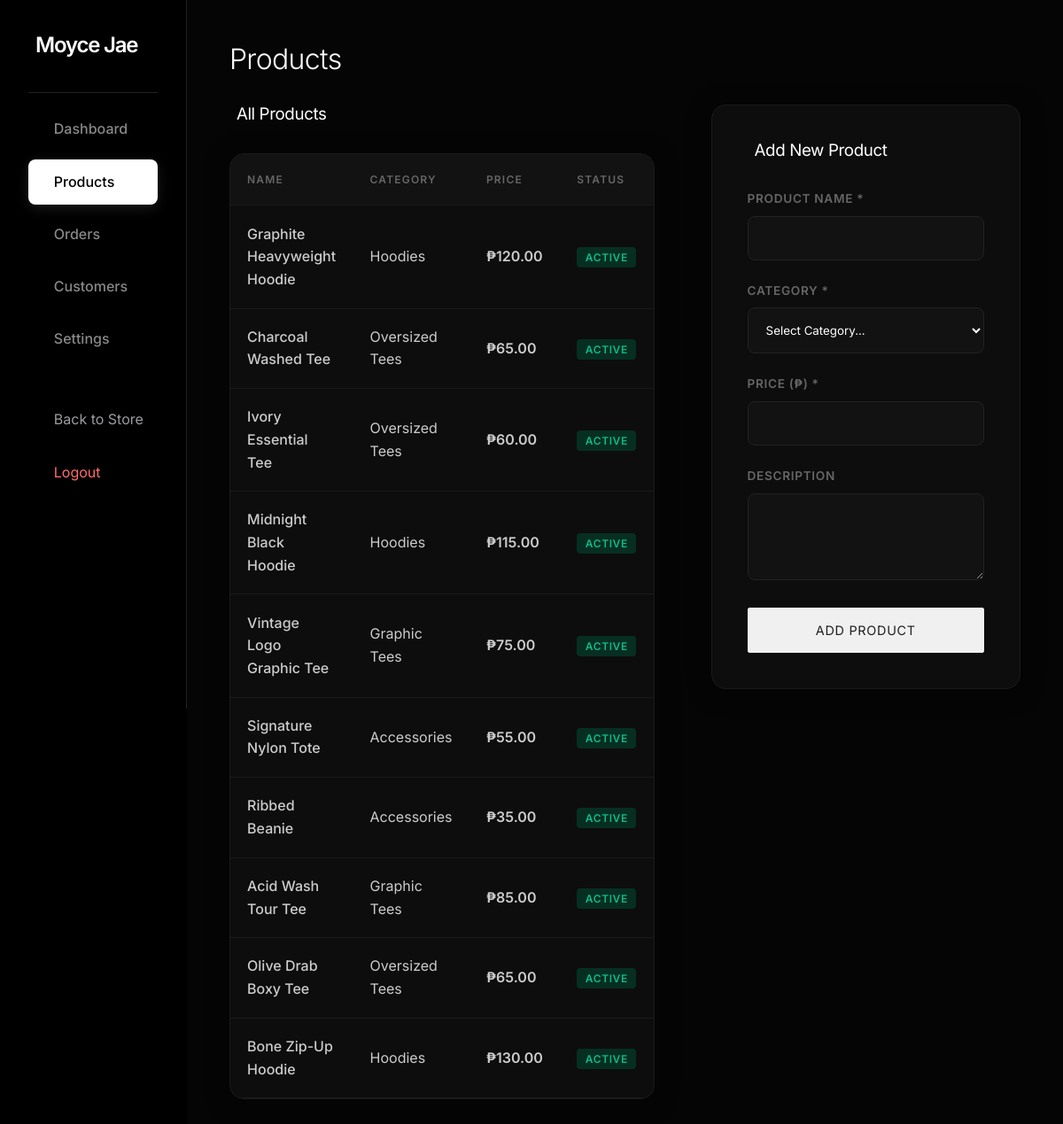
/admin/products.php (signed in), run on the app's committed database.
### tables this page shows
CREATE TABLE IF NOT EXISTS products (
    id INT AUTO_INCREMENT PRIMARY KEY,
    category_id INT,
    name VARCHAR(255) NOT NULL,
    slug VARCHAR(255) UNIQUE NOT NULL,
    description TEXT,
    price DECIMAL(10, 2) NOT NULL,
    compare_price DECIMAL(10, 2),
    is_active BOOLEAN DEFAULT true,
    is_featured BOOLEAN DEFAULT false,
    created_at TIMESTAMP DEFAULT CURRENT_TIMESTAMP,
    FOREIGN KEY (category_id) REFERENCES categories(id) ON DELETE SET NULL
);

CREATE TABLE IF NOT EXISTS categories (
    id INT AUTO_INCREMENT PRIMARY KEY,
    name VARCHAR(100) NOT NULL,
    slug VARCHAR(100) UNIQUE NOT NULL,
    description TEXT,
    created_at TIMESTAMP DEFAULT CURRENT_TIMESTAMP
);

### admin/products.php (the view, shortened to what this page needs)
<?php
require_once __DIR__ . '/../includes/db.php';
$prod_stmt = $pdo->query("SELECT p.*, c.name as category_name FROM products p LEFT JOIN categories c ON p.category_id = c.id ORDER BY p.created_at DESC");
$products = $prod_stmt->fetchAll();
?>
<!DOCTYPE html>
<html lang="en">
<head>
    <link rel="stylesheet" href="<?= SITE_URL ?>/assets/css/style.css">
</head>
<body>
<div class="admin-layout">
    <?php require_once __DIR__ . '/components/sidebar.php'; ?>
    <main class="admin-main">
        <h1 style="margin-bottom: var(--spacing-md); font-weight: 300;">Products</h1>
        <div class="grid-2" style="gap: var(--spacing-lg); align-items: start; margin-top: 2rem;">
            <div style="grid-column: span 1;">
                <h3 style="margin-bottom: var(--spacing-md); font-weight: 400; display: flex; align-items: center; gap: 0.5rem;">
                    <i class="ph ph-list-bullets" style="font-size: 1.4rem;"></i> All Products
                </h3>
                <div class="admin-table-wrapper">
                    <table class="admin-table">
                        <thead>
                            <tr>
                                <th>Name</th>
                                <th>Category</th>
                                <th>Price</th>
                                <th>Status</th>
                            </tr>
                        </thead>
                        <tbody>
                            <?php foreach($products as $p): ?>
                            <tr>
                                <td style="font-weight: 500;"><?= htmlspecialchars($p['name']) ?></td>
                                <td><?= htmlspecialchars($p['category_name'] ?? 'None') ?></td>
                                <td style="font-weight: 600;">&#8369;<?= number_format($p['price'], 2) ?></td>
                                <td>
                                    <span class="badge <?= $p['is_active'] ? '' : 'badge-draft' ?>">
                                        <?= $p['is_active'] ? 'Active' : 'Draft' ?>
                                    </span>
                                </td>
                            </tr>
                            <?php endforeach; ?>
                        </tbody>
                    </table>
                </div>
            </div>
            <div class="admin-card">
                <h3 style="margin-bottom: var(--spacing-md); font-weight: 400; display: flex; align-items: center; gap: 0.5rem;">
                    <i class="ph ph-plus-circle" style="font-size: 1.4rem;"></i> Add New Product
                </h3>
                <form method="POST" action="">
                    <div class="form-group">
                        <label class="form-label">Product Name *</label>
                        <input type="text" name="name" class="form-input" required>
                    </div>
                    <div class="form-group">
                        <label class="form-label">Category *</label>
                        <select name="category_id" class="form-input" required>
                            <option value="">Select Category...</option>
                        </select>
                    </div>
                    <div class="form-group">
                        <label class="form-label">Price (&#8369;) *</label>
                        <input type="number" step="0.01" name="price" class="form-input" required>
                    </div>
                    <div class="form-group">
                        <label class="form-label">Description</label>
                        <textarea name="description" class="form-input" rows="4"></textarea>
                    </div>
                    <button type="submit" class="btn btn-primary" style="width: 100%;">Add Product</button>
                </form>
            </div>
        </div>
    </main>
</div>
</body>
</html>

### assets/css/style.css (style rules this page uses)
:root { --color-bg: #1e1f22; --color-bg-alt: #1e2023; --color-surface: #2a2c30; --color-border: #47484c; --color-text: #f0f0f0; --color-text-muted: #9a9b9e; --color-primary: #f0f0f0; --color-hover: #4c4e51; --font-main: 'Inter', sans-serif; --spacing-xs: 0.5rem; --spacing-sm: 1rem; --spacing-md: 2rem; --spacing-lg: 4rem; --spacing-xl: 8rem; --radius-sm: 4px; --radius-md: 8px; --radius-lg: 16px; --ease-smooth: cubic-bezier(0.25, 1, 0.5, 1); --transition-fast: 0.3s var(--ease-smooth); --transition-slow: 0.6s var(--ease-smooth); }
* { margin: 0; padding: 0; box-sizing: border-box; }
body { background-color: var(--color-bg); color: var(--color-text); font-family: var(--font-main); line-height: 1.6; overflow-x: hidden; -webkit-font-smoothing: antialiased; }
h1, h2, h3, h4, h5, h6 { font-weight: 500; line-height: 1.2; letter-spacing: -0.02em; }
.grid-2 { display: grid; grid-template-columns: repeat(2, 1fr); gap: var(--spacing-md); }
.btn { display: inline-flex; align-items: center; justify-content: center; padding: 1rem 2rem; background: transparent; color: var(--color-text); border: 1px solid var(--color-border); font-family: var(--font-main); font-size: 0.9rem; text-transform: uppercase; letter-spacing: 0.05em; cursor: pointer; transition: all var(--transition-fast); border-radius: 2px; }
.btn-primary { background: var(--color-text); color: var(--color-bg); border-color: var(--color-text); }

### admin/products.php (style rules this page uses)
.admin-layout { display: flex; min-height: 100vh; background: #000000; }
.admin-main { flex: 1; padding: 3rem; background: #050505; color: #ffffff; animation: fadeIn 0.5s ease-out; }
.admin-card { background: #0d0d0d; padding: 2.5rem; border-radius: 16px; border: 1px solid #1a1a1a; box-shadow: 0 4px 30px rgba(0,0,0,0.3); transition: all 0.3s cubic-bezier(0.4, 0, 0.2, 1); }
.admin-table-wrapper { background: #0d0d0d; border: 1px solid #1a1a1a; border-radius: 16px; box-shadow: 0 4px 30px rgba(0,0,0,0.3); overflow: hidden; }
.admin-table { width: 100%; border-collapse: collapse; text-align: left; }
.admin-table th { background: #121212; padding: 1.2rem; color: #666; font-weight: 600; text-transform: uppercase; font-size: 0.75rem; letter-spacing: 0.1em; border-bottom: 1px solid #1a1a1a; }
.admin-table td { padding: 1.2rem; border-bottom: 1px solid #1a1a1a; color: #cccccc; transition: background 0.2s; }
.form-group { margin-bottom: 1.5rem; }
.form-label { display: block; margin-bottom: 0.5rem; font-size: 0.85rem; font-weight: 600; text-transform: uppercase; letter-spacing: 0.05em; color: #666; }
.form-input { width: 100%; padding: 1rem; background: #121212; border: 1px solid #222222; color: #ffffff; font-family: var(--font-main); border-radius: 8px; transition: all 0.3s; }
.badge { background: #062f22; color: #12b886; padding: 0.25rem 0.6rem; border-radius: 4px; font-size: 0.75rem; font-weight: 600; text-transform: uppercase; letter-spacing: 0.05em; }

### data on the page
products: name "Graphite Heavyweight Hoodie", category.name "Hoodies", price "120.00", is_active "ACTIVE"
products: name "Charcoal Washed Tee", category.name "Oversized Tees", price "65.00", is_active "ACTIVE"
products: name "Ivory Essential Tee", category.name "Oversized Tees", price "60.00", is_active "ACTIVE"
products: name "Midnight Black Hoodie", category.name "Hoodies", price "115.00", is_active "ACTIVE"
products: name "Vintage Logo Graphic Tee", category.name "Graphic Tees", price "75.00", is_active "ACTIVE"
products: name "Signature Nylon Tote", category.name "Accessories", price "55.00", is_active "ACTIVE"
products: name "Ribbed Beanie", category.name "Accessories", price "35.00", is_active "ACTIVE"
products: name "Acid Wash Tour Tee", category.name "Graphic Tees", price "85.00", is_active "ACTIVE"
products: name "Olive Drab Boxy Tee", category.name "Oversized Tees", price "65.00", is_active "ACTIVE"
products: name "Bone Zip-Up Hoodie", category.name "Hoodies", price "130.00", is_active "ACTIVE"

### other printed values
SITE_NAME "Moyce Jae"
